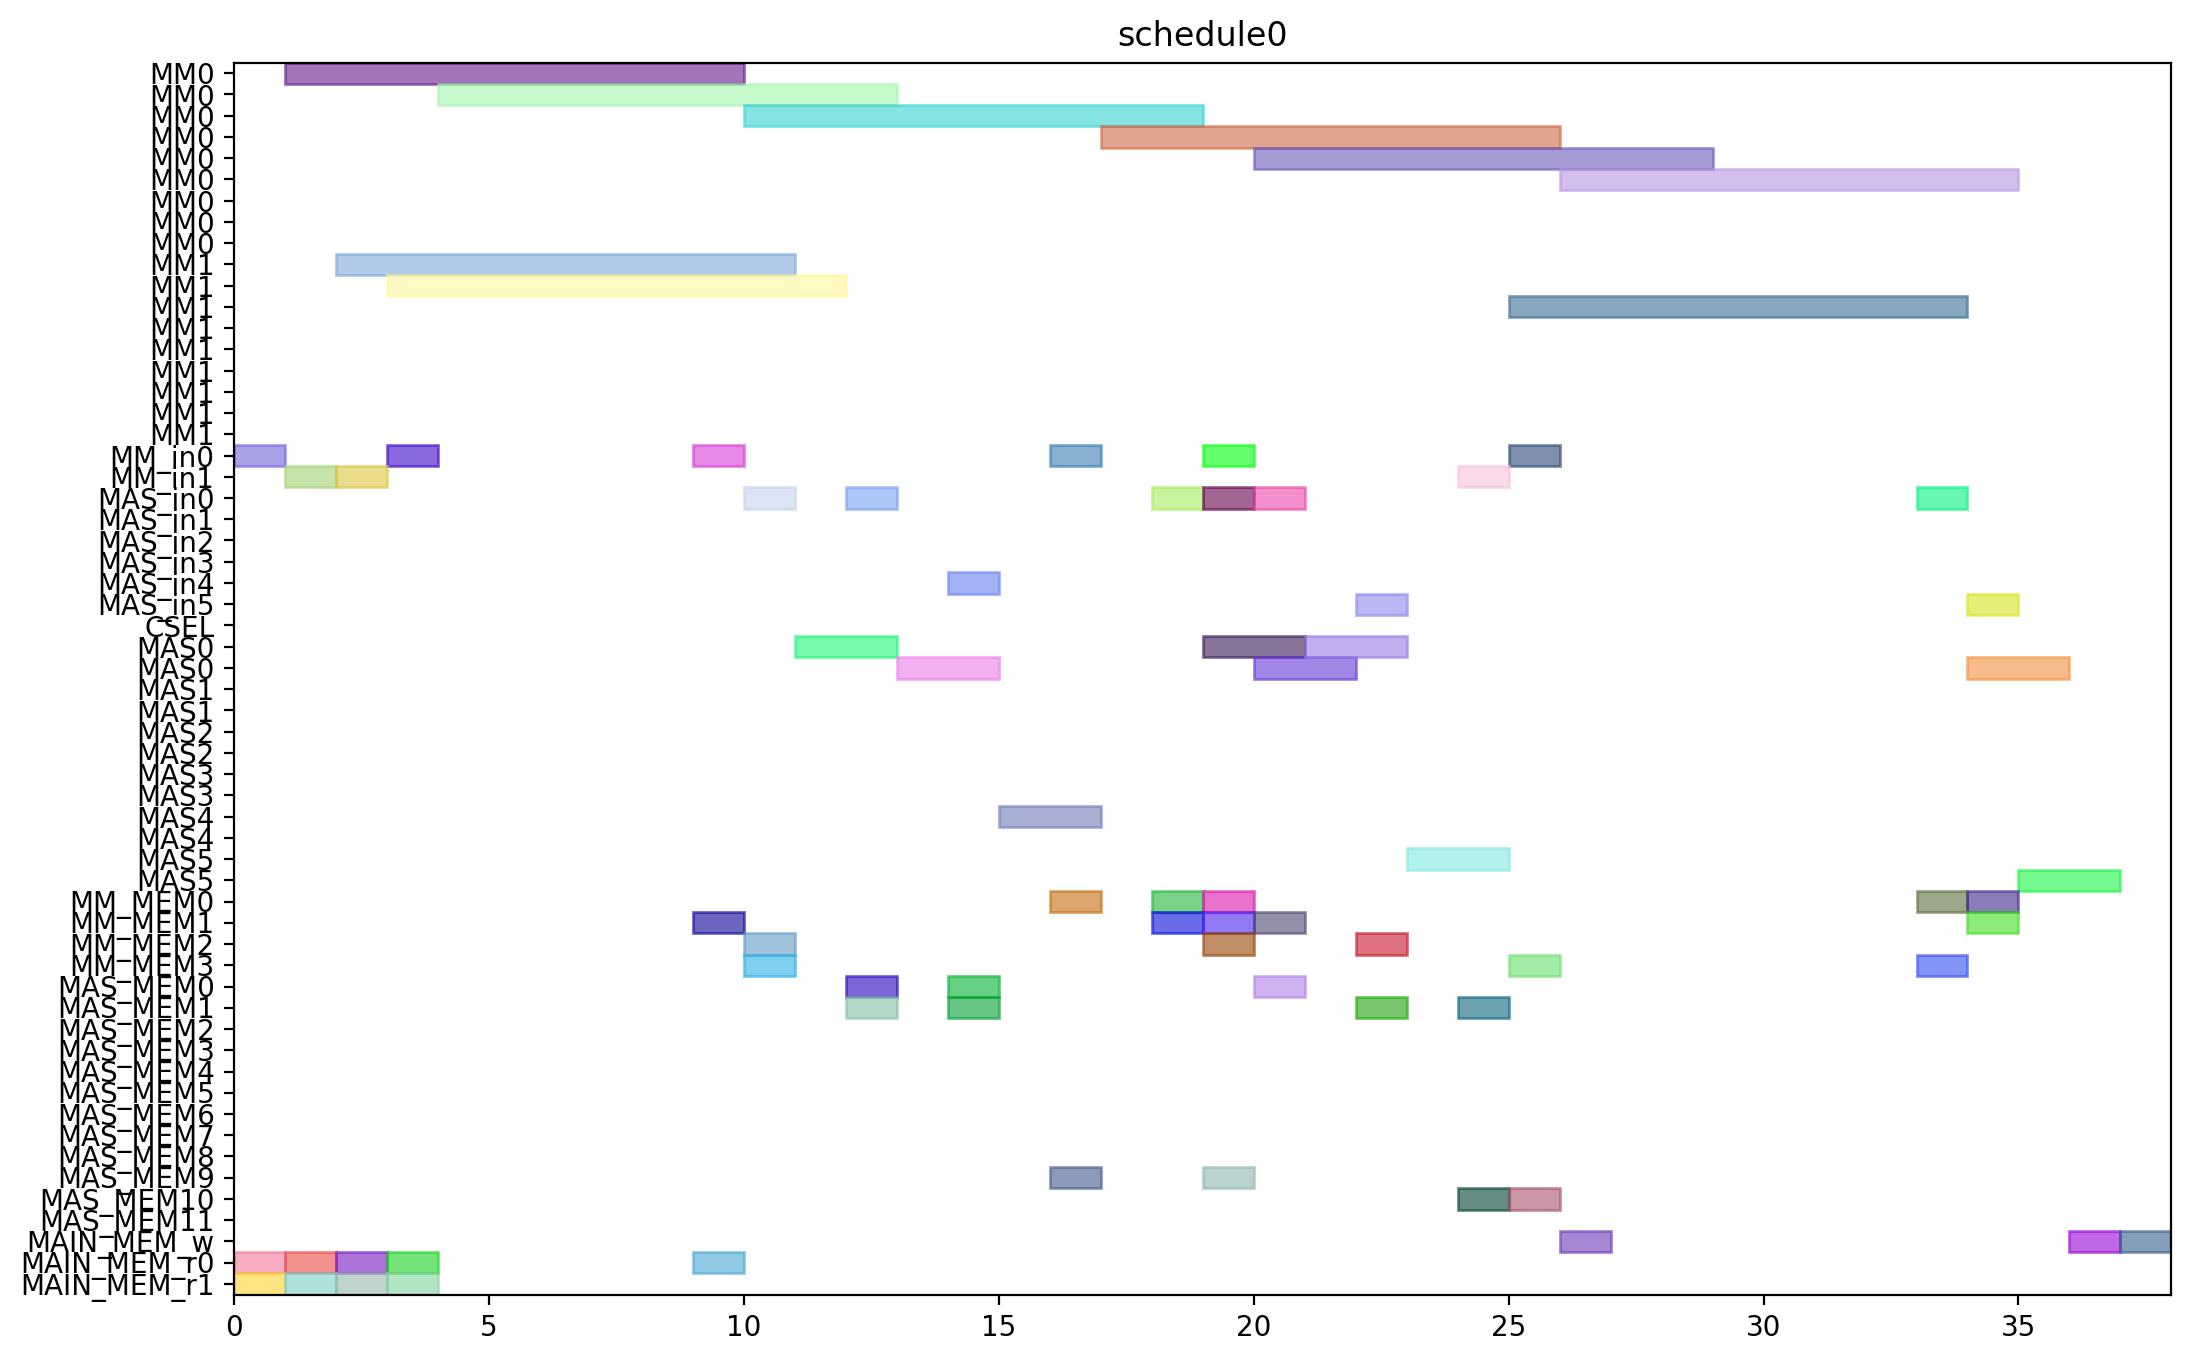

Write Python code to recreate this figure.
from pyschedule import Scenario, solvers, plotters, alt


def solve():
	horizon = 120
	S = Scenario("schedule0", horizon=horizon)

	# resource
	MM = S.Resources('MM', num=2, size=9)
	MM_in = S.Resources('MM_in', num=2)
	MAS_in = S.Resources('MAS_in', num=6)
	CSEL = S.Resource('CSEL')
	MAS = S.Resources('MAS', num=6, size=2, periods=range(1, horizon))
	MM_MEM = S.Resources('MM_MEM', num=4)
	MAS_MEM = S.Resources('MAS_MEM', num=12)
	MAIN_MEM_w = S.Resource('MAIN_MEM_w', size=1)
	MAIN_MEM_r = S.Resources('MAIN_MEM_r', num=2)

	# result of previous scheduling

	# new tasks
	t0 = S.Task('t0', length=9, delay_cost=1)
	t0 += alt(MM)
	t0_in = S.Task('t0_in', length=1, delay_cost=1)
	t0_in += alt(MM_in)
	S += t0_in*MM_in[0]<=t0*MM[0]
	S += t0_in*MM_in[1]<=t0*MM[1]
	t0_mem0 = S.Task('t0_mem0', length=1, delay_cost=1)
	t0_mem0 += MAIN_MEM_r[0]
	S += t0_mem0 <= t0

	t0_mem1 = S.Task('t0_mem1', length=1, delay_cost=1)
	t0_mem1 += MAIN_MEM_r[1]
	S += t0_mem1 <= t0

	t3 = S.Task('t3', length=9, delay_cost=1)
	t3 += alt(MM)
	t3_in = S.Task('t3_in', length=1, delay_cost=1)
	t3_in += alt(MM_in)
	S += t3_in*MM_in[0]<=t3*MM[0]
	S += t3_in*MM_in[1]<=t3*MM[1]
	t3_mem0 = S.Task('t3_mem0', length=1, delay_cost=1)
	t3_mem0 += MAIN_MEM_r[0]
	S += t3_mem0 <= t3

	t3_mem1 = S.Task('t3_mem1', length=1, delay_cost=1)
	t3_mem1 += MAIN_MEM_r[1]
	S += t3_mem1 <= t3

	t1 = S.Task('t1', length=9, delay_cost=1)
	t1 += alt(MM)
	t1_in = S.Task('t1_in', length=1, delay_cost=1)
	t1_in += alt(MM_in)
	S += t1_in*MM_in[0]<=t1*MM[0]
	S += t1_in*MM_in[1]<=t1*MM[1]
	t1_mem0 = S.Task('t1_mem0', length=1, delay_cost=1)
	t1_mem0 += MAIN_MEM_r[0]
	S += t1_mem0 <= t1

	t1_mem1 = S.Task('t1_mem1', length=1, delay_cost=1)
	t1_mem1 += MAIN_MEM_r[1]
	S += t1_mem1 <= t1

	t2 = S.Task('t2', length=9, delay_cost=1)
	t2 += alt(MM)
	t2_in = S.Task('t2_in', length=1, delay_cost=1)
	t2_in += alt(MM_in)
	S += t2_in*MM_in[0]<=t2*MM[0]
	S += t2_in*MM_in[1]<=t2*MM[1]
	t2_mem0 = S.Task('t2_mem0', length=1, delay_cost=1)
	t2_mem0 += MAIN_MEM_r[0]
	S += t2_mem0 <= t2

	t2_mem1 = S.Task('t2_mem1', length=1, delay_cost=1)
	t2_mem1 += MAIN_MEM_r[1]
	S += t2_mem1 <= t2

	t4 = S.Task('t4', length=9, delay_cost=1)
	t4 += alt(MM)
	t4_in = S.Task('t4_in', length=1, delay_cost=1)
	t4_in += alt(MM_in)
	S += t4_in*MM_in[0]<=t4*MM[0]
	S += t4_in*MM_in[1]<=t4*MM[1]
	t4_mem0 = S.Task('t4_mem0', length=1, delay_cost=1)
	t4_mem0 += MAIN_MEM_r[0]
	S += t4_mem0 <= t4

	t4_mem1 = S.Task('t4_mem1', length=1, delay_cost=1)
	t4_mem1 += alt(MM_MEM)
	S += (t2*MM[0])-1 < t4_mem1*MM_MEM[1]
	S += (t2*MM[1])-1 < t4_mem1*MM_MEM[3]
	S += t4_mem1 <= t4

	t5 = S.Task('t5', length=2, delay_cost=1)
	t5 += alt(MAS)
	t5_in = S.Task('t5_in', length=1, delay_cost=1)
	t5_in += alt(MAS_in)
	S += t5_in*MAS_in[0]<=t5*MAS[0]

	S += t5_in*MAS_in[1]<=t5*MAS[1]

	S += t5_in*MAS_in[2]<=t5*MAS[2]

	S += t5_in*MAS_in[3]<=t5*MAS[3]

	S += t5_in*MAS_in[4]<=t5*MAS[4]

	S += t5_in*MAS_in[5]<=t5*MAS[5]

	t5_mem0 = S.Task('t5_mem0', length=1, delay_cost=1)
	t5_mem0 += alt(MM_MEM)
	S += (t0*MM[0])-1 < t5_mem0*MM_MEM[0]
	S += (t0*MM[1])-1 < t5_mem0*MM_MEM[2]
	S += t5_mem0 <= t5

	t5_mem1 = S.Task('t5_mem1', length=1, delay_cost=1)
	t5_mem1 += alt(MM_MEM)
	S += (t0*MM[0])-1 < t5_mem1*MM_MEM[1]
	S += (t0*MM[1])-1 < t5_mem1*MM_MEM[3]
	S += t5_mem1 <= t5

	t6 = S.Task('t6', length=2, delay_cost=1)
	t6 += alt(MAS)
	t6_in = S.Task('t6_in', length=1, delay_cost=1)
	t6_in += alt(MAS_in)
	S += t6_in*MAS_in[0]<=t6*MAS[0]

	S += t6_in*MAS_in[1]<=t6*MAS[1]

	S += t6_in*MAS_in[2]<=t6*MAS[2]

	S += t6_in*MAS_in[3]<=t6*MAS[3]

	S += t6_in*MAS_in[4]<=t6*MAS[4]

	S += t6_in*MAS_in[5]<=t6*MAS[5]

	t6_mem0 = S.Task('t6_mem0', length=1, delay_cost=1)
	t6_mem0 += alt(MAS_MEM)
	S += (t5*MAS[0])-1 < t6_mem0*MAS_MEM[0]
	S += (t5*MAS[1])-1 < t6_mem0*MAS_MEM[2]
	S += (t5*MAS[2])-1 < t6_mem0*MAS_MEM[4]
	S += (t5*MAS[3])-1 < t6_mem0*MAS_MEM[6]
	S += (t5*MAS[4])-1 < t6_mem0*MAS_MEM[8]
	S += (t5*MAS[5])-1 < t6_mem0*MAS_MEM[10]
	S += t6_mem0 <= t6

	t6_mem1 = S.Task('t6_mem1', length=1, delay_cost=1)
	t6_mem1 += alt(MAS_MEM)
	S += (t5*MAS[0])-1 < t6_mem1*MAS_MEM[1]
	S += (t5*MAS[1])-1 < t6_mem1*MAS_MEM[3]
	S += (t5*MAS[2])-1 < t6_mem1*MAS_MEM[5]
	S += (t5*MAS[3])-1 < t6_mem1*MAS_MEM[7]
	S += (t5*MAS[4])-1 < t6_mem1*MAS_MEM[9]
	S += (t5*MAS[5])-1 < t6_mem1*MAS_MEM[11]
	S += t6_mem1 <= t6

	t9 = S.Task('t9', length=2, delay_cost=1)
	t9 += alt(MAS)
	t9_in = S.Task('t9_in', length=1, delay_cost=1)
	t9_in += alt(MAS_in)
	S += t9_in*MAS_in[0]<=t9*MAS[0]

	S += t9_in*MAS_in[1]<=t9*MAS[1]

	S += t9_in*MAS_in[2]<=t9*MAS[2]

	S += t9_in*MAS_in[3]<=t9*MAS[3]

	S += t9_in*MAS_in[4]<=t9*MAS[4]

	S += t9_in*MAS_in[5]<=t9*MAS[5]

	t9_mem0 = S.Task('t9_mem0', length=1, delay_cost=1)
	t9_mem0 += alt(MM_MEM)
	S += (t0*MM[0])-1 < t9_mem0*MM_MEM[0]
	S += (t0*MM[1])-1 < t9_mem0*MM_MEM[2]
	S += t9_mem0 <= t9

	t9_mem1 = S.Task('t9_mem1', length=1, delay_cost=1)
	t9_mem1 += alt(MM_MEM)
	S += (t4*MM[0])-1 < t9_mem1*MM_MEM[1]
	S += (t4*MM[1])-1 < t9_mem1*MM_MEM[3]
	S += t9_mem1 <= t9

	t10 = S.Task('t10', length=2, delay_cost=1)
	t10 += alt(MAS)
	t10_in = S.Task('t10_in', length=1, delay_cost=1)
	t10_in += alt(MAS_in)
	S += t10_in*MAS_in[0]<=t10*MAS[0]

	S += t10_in*MAS_in[1]<=t10*MAS[1]

	S += t10_in*MAS_in[2]<=t10*MAS[2]

	S += t10_in*MAS_in[3]<=t10*MAS[3]

	S += t10_in*MAS_in[4]<=t10*MAS[4]

	S += t10_in*MAS_in[5]<=t10*MAS[5]

	t10_mem0 = S.Task('t10_mem0', length=1, delay_cost=1)
	t10_mem0 += alt(MM_MEM)
	S += (t4*MM[0])-1 < t10_mem0*MM_MEM[0]
	S += (t4*MM[1])-1 < t10_mem0*MM_MEM[2]
	S += t10_mem0 <= t10

	t10_mem1 = S.Task('t10_mem1', length=1, delay_cost=1)
	t10_mem1 += alt(MM_MEM)
	S += (t4*MM[0])-1 < t10_mem1*MM_MEM[1]
	S += (t4*MM[1])-1 < t10_mem1*MM_MEM[3]
	S += t10_mem1 <= t10

	t7 = S.Task('t7', length=2, delay_cost=1)
	t7 += alt(MAS)
	t7_in = S.Task('t7_in', length=1, delay_cost=1)
	t7_in += alt(MAS_in)
	S += t7_in*MAS_in[0]<=t7*MAS[0]

	S += t7_in*MAS_in[1]<=t7*MAS[1]

	S += t7_in*MAS_in[2]<=t7*MAS[2]

	S += t7_in*MAS_in[3]<=t7*MAS[3]

	S += t7_in*MAS_in[4]<=t7*MAS[4]

	S += t7_in*MAS_in[5]<=t7*MAS[5]

	t7_mem0 = S.Task('t7_mem0', length=1, delay_cost=1)
	t7_mem0 += alt(MAS_MEM)
	S += (t6*MAS[0])-1 < t7_mem0*MAS_MEM[0]
	S += (t6*MAS[1])-1 < t7_mem0*MAS_MEM[2]
	S += (t6*MAS[2])-1 < t7_mem0*MAS_MEM[4]
	S += (t6*MAS[3])-1 < t7_mem0*MAS_MEM[6]
	S += (t6*MAS[4])-1 < t7_mem0*MAS_MEM[8]
	S += (t6*MAS[5])-1 < t7_mem0*MAS_MEM[10]
	S += t7_mem0 <= t7

	t7_mem1 = S.Task('t7_mem1', length=1, delay_cost=1)
	t7_mem1 += alt(MAS_MEM)
	S += (t6*MAS[0])-1 < t7_mem1*MAS_MEM[1]
	S += (t6*MAS[1])-1 < t7_mem1*MAS_MEM[3]
	S += (t6*MAS[2])-1 < t7_mem1*MAS_MEM[5]
	S += (t6*MAS[3])-1 < t7_mem1*MAS_MEM[7]
	S += (t6*MAS[4])-1 < t7_mem1*MAS_MEM[9]
	S += (t6*MAS[5])-1 < t7_mem1*MAS_MEM[11]
	S += t7_mem1 <= t7

	t11 = S.Task('t11', length=2, delay_cost=1)
	t11 += alt(MAS)
	t11_in = S.Task('t11_in', length=1, delay_cost=1)
	t11_in += alt(MAS_in)
	S += t11_in*MAS_in[0]<=t11*MAS[0]

	S += t11_in*MAS_in[1]<=t11*MAS[1]

	S += t11_in*MAS_in[2]<=t11*MAS[2]

	S += t11_in*MAS_in[3]<=t11*MAS[3]

	S += t11_in*MAS_in[4]<=t11*MAS[4]

	S += t11_in*MAS_in[5]<=t11*MAS[5]

	t11_mem0 = S.Task('t11_mem0', length=1, delay_cost=1)
	t11_mem0 += alt(MAS_MEM)
	S += (t10*MAS[0])-1 < t11_mem0*MAS_MEM[0]
	S += (t10*MAS[1])-1 < t11_mem0*MAS_MEM[2]
	S += (t10*MAS[2])-1 < t11_mem0*MAS_MEM[4]
	S += (t10*MAS[3])-1 < t11_mem0*MAS_MEM[6]
	S += (t10*MAS[4])-1 < t11_mem0*MAS_MEM[8]
	S += (t10*MAS[5])-1 < t11_mem0*MAS_MEM[10]
	S += t11_mem0 <= t11

	t11_mem1 = S.Task('t11_mem1', length=1, delay_cost=1)
	t11_mem1 += alt(MM_MEM)
	S += (t4*MM[0])-1 < t11_mem1*MM_MEM[1]
	S += (t4*MM[1])-1 < t11_mem1*MM_MEM[3]
	S += t11_mem1 <= t11

	t8 = S.Task('t8', length=9, delay_cost=1)
	t8 += alt(MM)
	t8_in = S.Task('t8_in', length=1, delay_cost=1)
	t8_in += alt(MM_in)
	S += t8_in*MM_in[0]<=t8*MM[0]
	S += t8_in*MM_in[1]<=t8*MM[1]
	t8_mem0 = S.Task('t8_mem0', length=1, delay_cost=1)
	t8_mem0 += alt(MM_MEM)
	S += (t4*MM[0])-1 < t8_mem0*MM_MEM[0]
	S += (t4*MM[1])-1 < t8_mem0*MM_MEM[2]
	S += t8_mem0 <= t8

	t8_mem1 = S.Task('t8_mem1', length=1, delay_cost=1)
	t8_mem1 += alt(MAS_MEM)
	S += (t7*MAS[0])-1 < t8_mem1*MAS_MEM[1]
	S += (t7*MAS[1])-1 < t8_mem1*MAS_MEM[3]
	S += (t7*MAS[2])-1 < t8_mem1*MAS_MEM[5]
	S += (t7*MAS[3])-1 < t8_mem1*MAS_MEM[7]
	S += (t7*MAS[4])-1 < t8_mem1*MAS_MEM[9]
	S += (t7*MAS[5])-1 < t8_mem1*MAS_MEM[11]
	S += t8_mem1 <= t8

	new_PZ = S.Task('new_PZ', length=9, delay_cost=1)
	new_PZ += alt(MM)
	new_PZ_in = S.Task('new_PZ_in', length=1, delay_cost=1)
	new_PZ_in += alt(MM_in)
	S += new_PZ_in*MM_in[0]<=new_PZ*MM[0]
	S += new_PZ_in*MM_in[1]<=new_PZ*MM[1]
	S += 0<new_PZ

	new_PZ_w = S.Task('new_PZ_w', length=1, delay_cost=1)
	new_PZ_w += alt(MAIN_MEM_w)
	S += new_PZ <= new_PZ_w

	new_PZ_mem0 = S.Task('new_PZ_mem0', length=1, delay_cost=1)
	new_PZ_mem0 += alt(MM_MEM)
	S += (t1*MM[0])-1 < new_PZ_mem0*MM_MEM[0]
	S += (t1*MM[1])-1 < new_PZ_mem0*MM_MEM[2]
	S += new_PZ_mem0 <= new_PZ

	new_PZ_mem1 = S.Task('new_PZ_mem1', length=1, delay_cost=1)
	new_PZ_mem1 += alt(MAS_MEM)
	S += (t7*MAS[0])-1 < new_PZ_mem1*MAS_MEM[1]
	S += (t7*MAS[1])-1 < new_PZ_mem1*MAS_MEM[3]
	S += (t7*MAS[2])-1 < new_PZ_mem1*MAS_MEM[5]
	S += (t7*MAS[3])-1 < new_PZ_mem1*MAS_MEM[7]
	S += (t7*MAS[4])-1 < new_PZ_mem1*MAS_MEM[9]
	S += (t7*MAS[5])-1 < new_PZ_mem1*MAS_MEM[11]
	S += new_PZ_mem1 <= new_PZ

	t12 = S.Task('t12', length=2, delay_cost=1)
	t12 += alt(MAS)
	t12_in = S.Task('t12_in', length=1, delay_cost=1)
	t12_in += alt(MAS_in)
	S += t12_in*MAS_in[0]<=t12*MAS[0]

	S += t12_in*MAS_in[1]<=t12*MAS[1]

	S += t12_in*MAS_in[2]<=t12*MAS[2]

	S += t12_in*MAS_in[3]<=t12*MAS[3]

	S += t12_in*MAS_in[4]<=t12*MAS[4]

	S += t12_in*MAS_in[5]<=t12*MAS[5]

	t12_mem0 = S.Task('t12_mem0', length=1, delay_cost=1)
	t12_mem0 += alt(MM_MEM)
	S += (t0*MM[0])-1 < t12_mem0*MM_MEM[0]
	S += (t0*MM[1])-1 < t12_mem0*MM_MEM[2]
	S += t12_mem0 <= t12

	t12_mem1 = S.Task('t12_mem1', length=1, delay_cost=1)
	t12_mem1 += alt(MAS_MEM)
	S += (t11*MAS[0])-1 < t12_mem1*MAS_MEM[1]
	S += (t11*MAS[1])-1 < t12_mem1*MAS_MEM[3]
	S += (t11*MAS[2])-1 < t12_mem1*MAS_MEM[5]
	S += (t11*MAS[3])-1 < t12_mem1*MAS_MEM[7]
	S += (t11*MAS[4])-1 < t12_mem1*MAS_MEM[9]
	S += (t11*MAS[5])-1 < t12_mem1*MAS_MEM[11]
	S += t12_mem1 <= t12

	t13 = S.Task('t13', length=9, delay_cost=1)
	t13 += alt(MM)
	t13_in = S.Task('t13_in', length=1, delay_cost=1)
	t13_in += alt(MM_in)
	S += t13_in*MM_in[0]<=t13*MM[0]
	S += t13_in*MM_in[1]<=t13*MM[1]
	t13_mem0 = S.Task('t13_mem0', length=1, delay_cost=1)
	t13_mem0 += alt(MAS_MEM)
	S += (t12*MAS[0])-1 < t13_mem0*MAS_MEM[0]
	S += (t12*MAS[1])-1 < t13_mem0*MAS_MEM[2]
	S += (t12*MAS[2])-1 < t13_mem0*MAS_MEM[4]
	S += (t12*MAS[3])-1 < t13_mem0*MAS_MEM[6]
	S += (t12*MAS[4])-1 < t13_mem0*MAS_MEM[8]
	S += (t12*MAS[5])-1 < t13_mem0*MAS_MEM[10]
	S += t13_mem0 <= t13

	t13_mem1 = S.Task('t13_mem1', length=1, delay_cost=1)
	t13_mem1 += alt(MAS_MEM)
	S += (t9*MAS[0])-1 < t13_mem1*MAS_MEM[1]
	S += (t9*MAS[1])-1 < t13_mem1*MAS_MEM[3]
	S += (t9*MAS[2])-1 < t13_mem1*MAS_MEM[5]
	S += (t9*MAS[3])-1 < t13_mem1*MAS_MEM[7]
	S += (t9*MAS[4])-1 < t13_mem1*MAS_MEM[9]
	S += (t9*MAS[5])-1 < t13_mem1*MAS_MEM[11]
	S += t13_mem1 <= t13

	t14 = S.Task('t14', length=9, delay_cost=1)
	t14 += alt(MM)
	t14_in = S.Task('t14_in', length=1, delay_cost=1)
	t14_in += alt(MM_in)
	S += t14_in*MM_in[0]<=t14*MM[0]
	S += t14_in*MM_in[1]<=t14*MM[1]
	t14_mem0 = S.Task('t14_mem0', length=1, delay_cost=1)
	t14_mem0 += alt(MAS_MEM)
	S += (t12*MAS[0])-1 < t14_mem0*MAS_MEM[0]
	S += (t12*MAS[1])-1 < t14_mem0*MAS_MEM[2]
	S += (t12*MAS[2])-1 < t14_mem0*MAS_MEM[4]
	S += (t12*MAS[3])-1 < t14_mem0*MAS_MEM[6]
	S += (t12*MAS[4])-1 < t14_mem0*MAS_MEM[8]
	S += (t12*MAS[5])-1 < t14_mem0*MAS_MEM[10]
	S += t14_mem0 <= t14

	t14_mem1 = S.Task('t14_mem1', length=1, delay_cost=1)
	t14_mem1 += alt(MM_MEM)
	S += (t3*MM[0])-1 < t14_mem1*MM_MEM[1]
	S += (t3*MM[1])-1 < t14_mem1*MM_MEM[3]
	S += t14_mem1 <= t14

	new_PY = S.Task('new_PY', length=2, delay_cost=1)
	new_PY += alt(MAS)
	new_PY_in = S.Task('new_PY_in', length=1, delay_cost=1)
	new_PY_in += alt(MAS_in)
	S += new_PY_in*MAS_in[0]<=new_PY*MAS[0]

	S += new_PY_in*MAS_in[1]<=new_PY*MAS[1]

	S += new_PY_in*MAS_in[2]<=new_PY*MAS[2]

	S += new_PY_in*MAS_in[3]<=new_PY*MAS[3]

	S += new_PY_in*MAS_in[4]<=new_PY*MAS[4]

	S += new_PY_in*MAS_in[5]<=new_PY*MAS[5]

	S += 0<new_PY

	new_PY_w = S.Task('new_PY_w', length=1, delay_cost=1)
	new_PY_w += alt(MAIN_MEM_w)
	S += new_PY <= new_PY_w

	new_PY_mem0 = S.Task('new_PY_mem0', length=1, delay_cost=1)
	new_PY_mem0 += alt(MM_MEM)
	S += (t8*MM[0])-1 < new_PY_mem0*MM_MEM[0]
	S += (t8*MM[1])-1 < new_PY_mem0*MM_MEM[2]
	S += new_PY_mem0 <= new_PY

	new_PY_mem1 = S.Task('new_PY_mem1', length=1, delay_cost=1)
	new_PY_mem1 += alt(MM_MEM)
	S += (t13*MM[0])-1 < new_PY_mem1*MM_MEM[1]
	S += (t13*MM[1])-1 < new_PY_mem1*MM_MEM[3]
	S += new_PY_mem1 <= new_PY

	new_PX = S.Task('new_PX', length=2, delay_cost=1)
	new_PX += alt(MAS)
	new_PX_in = S.Task('new_PX_in', length=1, delay_cost=1)
	new_PX_in += alt(MAS_in)
	S += new_PX_in*MAS_in[0]<=new_PX*MAS[0]

	S += new_PX_in*MAS_in[1]<=new_PX*MAS[1]

	S += new_PX_in*MAS_in[2]<=new_PX*MAS[2]

	S += new_PX_in*MAS_in[3]<=new_PX*MAS[3]

	S += new_PX_in*MAS_in[4]<=new_PX*MAS[4]

	S += new_PX_in*MAS_in[5]<=new_PX*MAS[5]

	S += 0<new_PX

	new_PX_w = S.Task('new_PX_w', length=1, delay_cost=1)
	new_PX_w += alt(MAIN_MEM_w)
	S += new_PX <= new_PX_w

	new_PX_mem0 = S.Task('new_PX_mem0', length=1, delay_cost=1)
	new_PX_mem0 += alt(MM_MEM)
	S += (t14*MM[0])-1 < new_PX_mem0*MM_MEM[0]
	S += (t14*MM[1])-1 < new_PX_mem0*MM_MEM[2]
	S += new_PX_mem0 <= new_PX

	new_PX_mem1 = S.Task('new_PX_mem1', length=1, delay_cost=1)
	new_PX_mem1 += alt(MM_MEM)
	S += (t14*MM[0])-1 < new_PX_mem1*MM_MEM[1]
	S += (t14*MM[1])-1 < new_PX_mem1*MM_MEM[3]
	S += new_PX_mem1 <= new_PX

	solvers.mip.solve(S,msg=1,kind='CPLEX',ratio_gap=1.01)

	solution = [['hoge']*len(S.solution()[1]) for i in range(len(S.solution()))]
	for i in range(len(S.solution())):
		for j in range(len(S.solution()[i])):
			solution[i][j]=str(S.solution()[i][j])
	print(solution)

	cycles = int(solution[-1][3])

	pic_file_name = "/mnt/rose/usr1/fukuda/ABE/multiRAM_multiMAS_16mux/scheduling_result/stage9MM2_stage2MAS6/EP_DBL_A_0/schedule0.png"
	if(S.solution() != []):
		plotters.matplotlib.plot(S,img_filename=pic_file_name, show_task_labels=False, fig_size=(cycles*0.25+3, 8))

	return solution
